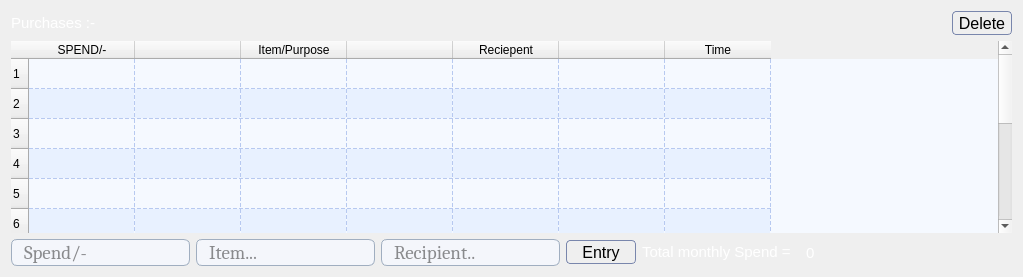
               <widget class="QWidget" name="widget_5" native="true">
                <property name="minimumSize">
                 <size>
                  <width>800</width>
                  <height>100</height>
                 </size>
                </property>
                <property name="styleSheet">
                 <string notr="true">
#widget_5 {
    
	background-color: rgb(148, 178, 227);
    border: 1px solid #94b2e3;
       border-top-left-radius: 0px;   /* No radius on top-left */
    border-top-right-radius: 8px;  /* Rounded */
    border-bottom-left-radius: 8px; /* Rounded */
    border-bottom-right-radius: 8px; /* Rounded */
}

/* Add subtle shadow feel */
#widget_5:hover {
        background-color: #81a6e1;
    border: 1px solid #4e8df5;
       border-top-left-radius: 0px;   /* No radius on top-left */
    border-top-right-radius: 8px;  /* Rounded */
    border-bottom-left-radius: 8px; /* Rounded */
    border-bottom-right-radius: 8px; /* Rounded */
}

/* Optional focus / active effect */
#widget_5:focus {
    border: 2px solid #2b6ef3;
    background-color: #ffffff;
   border-top-left-radius: 0px;   /* No radius on top-left */
    border-top-right-radius: 8px;  /* Rounded */
    border-bottom-left-radius: 8px; /* Rounded */
    border-bottom-right-radius: 8px; /* Rounded */
}
</string>
                </property>
                <layout class="QHBoxLayout" name="horizontalLayout_7">
                 <item>
                  <layout class="QVBoxLayout" name="verticalLayout">
                   <item>
                    <layout class="QHBoxLayout" name="horizontalLayout_3">
                     <item>
                      <widget class="QLabel" name="label_expense_record">
                       <property name="maximumSize">
                        <size>
                         <width>87</width>
                         <height>16777215</height>
                        </size>
                       </property>
                       <property name="font">
                        <font>
                         <family>Segoe UI</family>
                         <pointsize>11</pointsize>
                         <italic>false</italic>
                         <bold>false</bold>
                        </font>
                       </property>
                       <property name="styleSheet">
                        <string notr="true">color: rgb(255, 255, 255);
background-color: rgba(37, 56, 86,0);</string>
                       </property>
                       <property name="text">
                        <string>Purchases :-</string>
                       </property>
                      </widget>
                     </item>
                     <item>
                      <spacer name="horizontalSpacer">
                       <property name="orientation">
                        <enum>Qt::Orientation::Horizontal</enum>
                       </property>
                       <property name="sizeHint" stdset="0">
                        <size>
                         <width>40</width>
                         <height>20</height>
                        </size>
                       </property>
                      </spacer>
                     </item>
                     <item>
                      <widget class="QToolButton" name="toolButton_del_row">
                       <property name="minimumSize">
                        <size>
                         <width>60</width>
                         <height>0</height>
                        </size>
                       </property>
                       <property name="maximumSize">
                        <size>
                         <width>61</width>
                         <height>16777215</height>
                        </size>
                       </property>
                       <property name="font">
                        <font>
                         <pointsize>12</pointsize>
                        </font>
                       </property>
                       <property name="styleSheet">
                        <string notr="true">QToolButton {


    background: qlineargradient(x1:0, y1:0, x2:0, y2:1,
        stop:0 #ebebeb, stop:1 #ffffff);
    color: black;
    border: none;
        border: 1px solid #7986ac;
    border-radius: 4px;
   
    
}

QToolButton:hover {
     background: qlineargradient(x1:0, y1:0, x2:0, y2:1,
        stop:0 #ffffff, stop:1 #ffffff);
}

QToolButton:pressed {
 

    background: qlineargradient(x1:0, y1:0, x2:0, y2:1,
        stop:0 #f4f6fb, stop:1 #cbcbcb);
color: black;
  
}

QToolButton:disabled {
    background: #475569;
    color: #94a3b8;
}</string>
                       </property>
                       <property name="text">
                        <string>Delete</string>
                       </property>
                      </widget>
                     </item>
                    </layout>
                   </item>
                   <item>
                    <widget class="QTableWidget" name="tableWidget_1">
                     <property name="font">
                      <font>
                       <family>Segoe UI</family>
                       <pointsize>11</pointsize>
                       <italic>false</italic>
                       <bold>false</bold>
                      </font>
                     </property>
                     <property name="styleSheet">
                      <string notr="true">/* ===== Table Widget Style (Light Blue Theme) ===== */
#tableWidget_1 {
    background-color: #f5f9ff; /* soft blue-white background */
    alternate-background-color: #e8f1ff;
    gridline-color: #b7c9f0;
  
    
    font: 11pt &quot;Segoe UI&quot;;
    color: #2f3e55;
    selection-background-color: #6ea6f8;
    selection-color: white;
    outline: none;
}

/* ===== Header Styling ===== */
#tableWidget_1 QHeaderView::section {
    background: qlineargradient(x1:0, y1:0, x2:0, y2:1,
        stop:0 #cbd9f6, stop:1 #a9c4f2);
    color: #1d2b4d;
    font-weight: 600;
    font-size: 11pt;
    border: 1px solid #9bb8ef;
    
    border-top-left-radius: 6px;
    border-top-right-radius: 6px;
}

/* ===== Hover effect on header ===== */
#tableWidget_1 QHeaderView::section:hover {
    background: qlineargradient(x1:0, y1:0, x2:0, y2:1,
        stop:0 #a6c5ff, stop:1 #8db4ff);
    color: #ffffff;
}

/* ===== Row Hover Highlight ===== */
#tableWidget_1::item:hover {
    background-color: #c8ddff;
    color: #12294d;
}

/* ===== Selected Cell ===== */
#tableWidget_1::item:selected {
    background-color: #7aa3e6;
    color: white;
}

/* ===== Vertical Scrollbar ===== */
#tableWidget_1 QScrollBar:vertical {
    border: none;
    background: #ebf2ff;
    width: 10px;
    margin: 2px 0 2px 0;
    border-radius: 4px;
}

#tableWidget_1 QScrollBar::handle:vertical {
    background: #5077ba;
    border-radius: 4px;
}

#tableWidget_1 QScrollBar::handle:vertical:hover {
    background: #496baa;
}

#tableWidget_1 QScrollBar::add-line:vertical,
#tableWidget_1 QScrollBar::sub-line:vertical {
    height: 0;
}

/* ===== Horizontal Scrollbar ===== */
#tableWidget_1 QScrollBar:horizontal {
    border: none;
    background: #ebf2ff;
    height: 10px;
    margin: 0 2px 0 2px;
    border-radius: 4px;
}

#tableWidget_1 QScrollBar::handle:horizontal {
    background: #90b4ff;
    border-radius: 4px;
}

#tableWidget_1 QScrollBar::handle:horizontal:hover {
    background: #6e9fff;
}

#tableWidget_1 QScrollBar::add-line:horizontal,
#tableWidget_1 QScrollBar::sub-line:horizontal {
    width: 0;
}


/* This styles the empty area (the viewport) */
#tableWidget_1 QTableCornerButton::section,
#tableWidget_1 QTableView QTableCornerButton::section,
#tableWidget_1 QWidget {
    background-color: #94b2e3; /* soft blue empty area */
}

/* The actual viewport region where no cells exist */
#tableWidget_1 QTableView {
    background-color: #94b2e3; /* fill the empty space blue */
}

</string>
                     </property>
                     <property name="frameShape">
                      <enum>QFrame::Shape::NoFrame</enum>
                     </property>
                     <property name="frameShadow">
                      <enum>QFrame::Shadow::Plain</enum>
                     </property>
                     <property name="lineWidth">
                      <number>1</number>
                     </property>
                     <property name="midLineWidth">
                      <number>0</number>
                     </property>
                     <property name="horizontalScrollBarPolicy">
                      <enum>Qt::ScrollBarPolicy::ScrollBarAlwaysOff</enum>
                     </property>
                     <property name="alternatingRowColors">
                      <bool>true</bool>
                     </property>
                     <property name="selectionMode">
                      <enum>QAbstractItemView::SelectionMode::ContiguousSelection</enum>
                     </property>
                     <property name="selectionBehavior">
                      <enum>QAbstractItemView::SelectionBehavior::SelectRows</enum>
                     </property>
                     <property name="textElideMode">
                      <enum>Qt::TextElideMode::ElideMiddle</enum>
                     </property>
                     <property name="showGrid">
                      <bool>true</bool>
                     </property>
                     <property name="gridStyle">
                      <enum>Qt::PenStyle::DashLine</enum>
                     </property>
                     <property name="sortingEnabled">
                      <bool>false</bool>
                     </property>
                     <property name="rowCount">
                      <number>12</number>
                     </property>
                     <property name="columnCount">
                      <number>7</number>
                     </property>
                     <attribute name="horizontalHeaderCascadingSectionResizes">
                      <bool>false</bool>
                     </attribute>
                     <attribute name="horizontalHeaderMinimumSectionSize">
                      <number>41</number>
                     </attribute>
                     <attribute name="horizontalHeaderDefaultSectionSize">
                      <number>106</number>
                     </attribute>
                     <attribute name="horizontalHeaderStretchLastSection">
                      <bool>false</bool>
                     </attribute>
                     <attribute name="verticalHeaderDefaultSectionSize">
                      <number>30</number>
                     </attribute>
                     <attribute name="verticalHeaderStretchLastSection">
                      <bool>false</bool>
                     </attribute>
                     <row/>
                     <row/>
                     <row/>
                     <row/>
                     <row/>
                     <row/>
                     <row/>
                     <row/>
                     <row/>
                     <row/>
                     <row/>
                     <row/>
                     <column>
                      <property name="text">
                       <string>SPEND/-</string>
                      </property>
                      <property name="font">
                       <font>
                        <pointsize>9</pointsize>
                       </font>
                      </property>
                     </column>
                     <column>
                      <property name="text">
                       <string/>
                      </property>
                     </column>
                     <column>
                      <property name="text">
                       <string>Item/Purpose</string>
                      </property>
                     </column>
                     <column>
                      <property name="text">
                       <string/>
                      </property>
                     </column>
                     <column>
                      <property name="text">
                       <string>Reciepent</string>
                      </property>
                     </column>
                     <column>
                      <property name="text">
                       <string/>
                      </property>
                     </column>
                     <column>
                      <property name="text">
                       <string>Time</string>
                      </property>
                     </column>
                    </widget>
                   </item>
                   <item>
                    <layout class="QHBoxLayout" name="horizontalLayout_4">
                     <item>
                      <widget class="QLineEdit" name="lineEdit_spend">
                       <property name="sizePolicy">
                        <sizepolicy hsizetype="Fixed" vsizetype="Fixed">
                         <horstretch>0</horstretch>
                         <verstretch>0</verstretch>
                        </sizepolicy>
                       </property>
                       <property name="minimumSize">
                        <size>
                         <width>0</width>
                         <height>0</height>
                        </size>
                       </property>
                       <property name="maximumSize">
                        <size>
                         <width>1920</width>
                         <height>70</height>
                        </size>
                       </property>
                       <property name="font">
                        <font>
                         <family>Cambria</family>
                         <pointsize>14</pointsize>
                         <italic>false</italic>
                         <bold>false</bold>
                        </font>
                       </property>
                       <property name="contextMenuPolicy">
                        <enum>Qt::ContextMenuPolicy::NoContextMenu</enum>
                       </property>
                       <property name="styleSheet">
                        <string notr="true">QLineEdit {
    background-color: #f4f6fb;
    color: #1e1e1e;
    border: 1px solid #a0aec0;
    border-radius: 6px;
    padding: 0px 10px;
    font: 14pt &quot;Cambria&quot;;
    selection-background-color: #3a7bd5; /* Highlight text selection in blue */
}

QLineEdit:hover {
    border: 1px solid #3a7bd5;  /* Professional blue on hover */
    background-color: #f0f4ff;  /* Slightly lighter background */
}

QLineEdit:focus {
    border: 1px solid #2bb673;  /* Elegant green focus */
    background-color: #ffffff;  /* Crisp white for focus */
    color: #000000;
}</string>
                       </property>
                       <property name="text">
                        <string/>
                       </property>
                       <property name="maxLength">
                        <number>1000</number>
                       </property>
                       <property name="frame">
                        <bool>false</bool>
                       </property>
                       <property name="echoMode">
                        <enum>QLineEdit::EchoMode::Normal</enum>
                       </property>
                       <property name="cursorPosition">
                        <number>0</number>
                       </property>
                       <property name="dragEnabled">
                        <bool>true</bool>
                       </property>
                       <property name="placeholderText">
                        <string>Spend/-</string>
                       </property>
                       <property name="cursorMoveStyle">
                        <enum>Qt::CursorMoveStyle::LogicalMoveStyle</enum>
                       </property>
                       <property name="clearButtonEnabled">
                        <bool>false</bool>
                       </property>
                      </widget>
                     </item>
                     <item>
                      <widget class="QLineEdit" name="lineEdit_item">
                       <property name="sizePolicy">
                        <sizepolicy hsizetype="Fixed" vsizetype="Fixed">
                         <horstretch>0</horstretch>
                         <verstretch>0</verstretch>
                        </sizepolicy>
                       </property>
                       <property name="minimumSize">
                        <size>
                         <width>0</width>
                         <height>0</height>
                        </size>
                       </property>
                       <property name="maximumSize">
                        <size>
                         <width>1920</width>
                         <height>70</height>
                        </size>
                       </property>
                       <property name="font">
                        <font>
                         <family>Cambria</family>
                         <pointsize>14</pointsize>
                         <italic>false</italic>
                         <bold>false</bold>
                        </font>
                       </property>
                       <property name="contextMenuPolicy">
                        <enum>Qt::ContextMenuPolicy::NoContextMenu</enum>
                       </property>
                       <property name="styleSheet">
                        <string notr="true">QLineEdit {
    background-color: #f4f6fb;
    color: #1e1e1e;
    border: 1px solid #a0aec0;
    border-radius: 6px;
    padding: 0px 10px;
    font: 14pt &quot;Cambria&quot;;
    selection-background-color: #3a7bd5; /* Highlight text selection in blue */
}

QLineEdit:hover {
    border: 1px solid #3a7bd5;  /* Professional blue on hover */
    background-color: #f0f4ff;  /* Slightly lighter background */
}

QLineEdit:focus {
    border: 1px solid #2bb673;  /* Elegant green focus */
    background-color: #ffffff;  /* Crisp white for focus */
    color: #000000;
}</string>
                       </property>
                       <property name="text">
                        <string/>
                       </property>
                       <property name="maxLength">
                        <number>1000</number>
                       </property>
                       <property name="frame">
                        <bool>false</bool>
                       </property>
                       <property name="echoMode">
                        <enum>QLineEdit::EchoMode::Normal</enum>
                       </property>
                       <property name="cursorPosition">
                        <number>0</number>
                       </property>
                       <property name="dragEnabled">
                        <bool>true</bool>
                       </property>
                       <property name="placeholderText">
                        <string>Item...</string>
                       </property>
                       <property name="cursorMoveStyle">
                        <enum>Qt::CursorMoveStyle::LogicalMoveStyle</enum>
                       </property>
                       <property name="clearButtonEnabled">
                        <bool>false</bool>
                       </property>
                      </widget>
                     </item>
                     <item>
                      <widget class="QLineEdit" name="lineEdit_reciepent">
                       <property name="sizePolicy">
                        <sizepolicy hsizetype="Fixed" vsizetype="Fixed">
                         <horstretch>0</horstretch>
                         <verstretch>0</verstretch>
                        </sizepolicy>
                       </property>
                       <property name="minimumSize">
                        <size>
                         <width>0</width>
                         <height>0</height>
                        </size>
                       </property>
                       <property name="maximumSize">
                        <size>
                         <width>1920</width>
                         <height>70</height>
                        </size>
                       </property>
                       <property name="font">
                        <font>
                         <family>Cambria</family>
                         <pointsize>14</pointsize>
                         <italic>false</italic>
                         <bold>false</bold>
                        </font>
                       </property>
                       <property name="contextMenuPolicy">
                        <enum>Qt::ContextMenuPolicy::NoContextMenu</enum>
                       </property>
                       <property name="styleSheet">
                        <string notr="true">QLineEdit {
    background-color: #f4f6fb;
    color: #1e1e1e;
    border: 1px solid #a0aec0;
    border-radius: 6px;
    padding: 0px 10px;
    font: 14pt &quot;Cambria&quot;;
    selection-background-color: #3a7bd5; /* Highlight text selection in blue */
}

QLineEdit:hover {
    border: 1px solid #3a7bd5;  /* Professional blue on hover */
    background-color: #f0f4ff;  /* Slightly lighter background */
}

QLineEdit:focus {
    border: 1px solid #2bb673;  /* Elegant green focus */
    background-color: #ffffff;  /* Crisp white for focus */
    color: #000000;
}</string>
                       </property>
                       <property name="text">
                        <string/>
                       </property>
                       <property name="maxLength">
                        <number>1000</number>
                       </property>
                       <property name="frame">
                        <bool>false</bool>
                       </property>
                       <property name="echoMode">
                        <enum>QLineEdit::EchoMode::Normal</enum>
                       </property>
                       <property name="cursorPosition">
                        <number>0</number>
                       </property>
                       <property name="dragEnabled">
                        <bool>true</bool>
                       </property>
                       <property name="placeholderText">
                        <string>Recipient..</string>
                       </property>
                       <property name="cursorMoveStyle">
                        <enum>Qt::CursorMoveStyle::LogicalMoveStyle</enum>
                       </property>
                       <property name="clearButtonEnabled">
                        <bool>false</bool>
                       </property>
                      </widget>
                     </item>
                     <item>
                      <widget class="QToolButton" name="toolButton_save1">
                       <property name="minimumSize">
                        <size>
                         <width>70</width>
                         <height>0</height>
                        </size>
                       </property>
                       <property name="font">
                        <font>
                         <pointsize>12</pointsize>
                        </font>
                       </property>
                       <property name="styleSheet">
                        <string notr="true">QToolButton {


    background: qlineargradient(x1:0, y1:0, x2:0, y2:1,
        stop:0 #ebebeb, stop:1 #ffffff);
    color: black;
    border: none;
        border: 1px solid #7986ac;
    border-radius: 4px;
   
    
}

QToolButton:hover {
     background: qlineargradient(x1:0, y1:0, x2:0, y2:1,
        stop:0 #ffffff, stop:1 #ffffff);
}

QToolButton:pressed {
 

    background: qlineargradient(x1:0, y1:0, x2:0, y2:1,
        stop:0 #f4f6fb, stop:1 #cbcbcb);
color: black;
  
}

QToolButton:disabled {
    background: #475569;
    color: #94a3b8;
}</string>
                       </property>
                       <property name="text">
                        <string>Entry</string>
                       </property>
                      </widget>
                     </item>
                     <item>
                      <widget class="QLabel" name="label_total_expense">
                       <property name="minimumSize">
                        <size>
                         <width>158</width>
                         <height>26</height>
                        </size>
                       </property>
                       <property name="maximumSize">
                        <size>
                         <width>158</width>
                         <height>26</height>
                        </size>
                       </property>
                       <property name="font">
                        <font>
                         <family>Segoe UI</family>
                         <pointsize>11</pointsize>
                         <italic>false</italic>
                         <bold>false</bold>
                        </font>
                       </property>
                       <property name="styleSheet">
                        <string notr="true">color: rgb(255, 255, 255);
background-color: rgba(37, 56, 86,0);</string>
                       </property>
                       <property name="text">
                        <string>Total monthly Spend = </string>
                       </property>
                      </widget>
                     </item>
                     <item>
                      <widget class="QLabel" name="label_total_spends">
                       <property name="minimumSize">
                        <size>
                         <width>206</width>
                         <height>26</height>
                        </size>
                       </property>
                       <property name="font">
                        <font>
                         <family>Segoe UI</family>
                         <pointsize>11</pointsize>
                         <italic>false</italic>
                         <bold>false</bold>
                        </font>
                       </property>
                       <property name="styleSheet">
                        <string notr="true">color: rgb(255, 255, 255);
background-color: rgba(37, 56, 86,0);</string>
                       </property>
                       <property name="text">
                        <string>0</string>
                       </property>
                      </widget>
                     </item>
                    </layout>
                   </item>
                  </layout>
                 </item>
                </layout>
               </widget>
